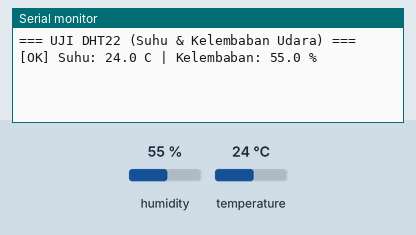
This sketch was run on a simulated ESP32. Shown: the last lines printed to the serial monitor. The inputs (shaded band) are chosen by the test bench; at power-on: humidity 55 %, temperature 24 °C.

Above: at 1.7 s.
1.8 s: humidity set to 22 %
At 2.8 s:
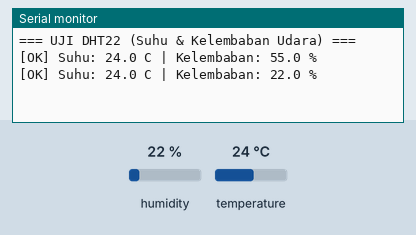
4.5 s: temperature set to 12 °C
At 5.8 s:
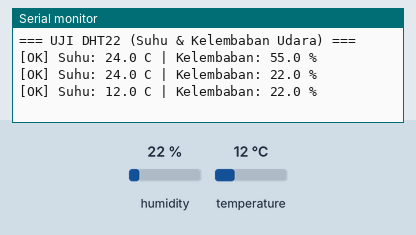
7.2 s: humidity set to 40 %
At 9.2 s:
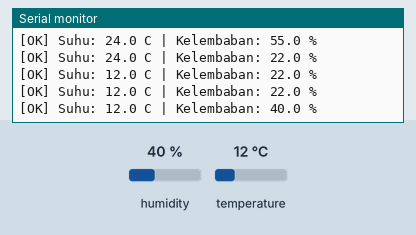
Timing chart, 0 to 10.7 s (numbered marks = the images above; inputs shaded):
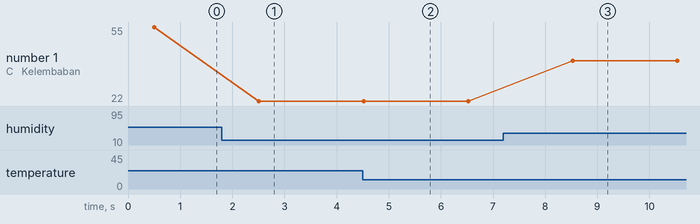

The sketch:

test_dht22.ino
```cpp
// ============================================================
// UJI SENSOR: DHT22 (suhu & kelembaban udara)
// Koneksi: DATA -> GPIO4, VCC -> 3.3V, GND -> GND
//          (modul tanpa pull-up: tambah resistor 10k DATA->VCC)
// Serial Monitor: 115200 baud
// ============================================================
#include <DHT.h>

#define DHTPIN  4
#define DHTTYPE DHT22

DHT dht(DHTPIN, DHTTYPE);

void setup() {
    Serial.begin(115200);
    delay(500);
    Serial.println("\n=== UJI DHT22 (Suhu & Kelembaban Udara) ===");
    dht.begin();
}

void loop() {
    float t = dht.readTemperature();
    float h = dht.readHumidity();

    if (isnan(t) || isnan(h)) {
        Serial.println("[GAGAL] DHT22 tidak terbaca! Cek koneksi DATA/VCC/GND.");
    } else {
        Serial.printf("[OK] Suhu: %.1f C | Kelembaban: %.1f %%\n", t, h);
    }
    delay(2000);
}
```

Measured:
- after the input at 1.8 s, the serial monitor: prints a new line after 0.71 s (image 1)
- after the input at 4.5 s, the serial monitor: prints a new line at once (image 2)
- after the input at 7.2 s, the serial monitor: prints a new line after 1.3 s (image 3)
- plotted number 1: 22 → 40 after the input at 7.2 s
